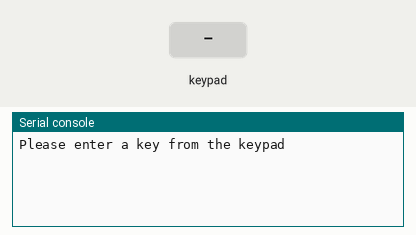
Recording of a program running on a simulated Raspberry Pi Pico running MicroPython. Parts: the last lines printed to the serial console. The inputs (shaded band) are chosen by the test bench.

Above: at 1.2 s.
1.3 s: key '1' pressed
At 1.9 s:
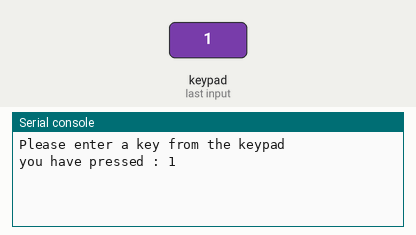
2.8 s: keypad keys 1 2 # pressed 0.4 s apart
At 4.8 s:
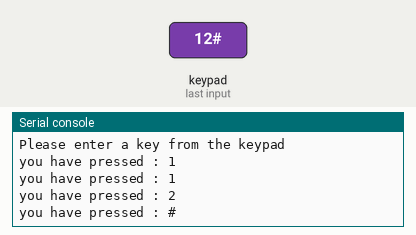
5.5 s: key '*' pressed
At 6.3 s:
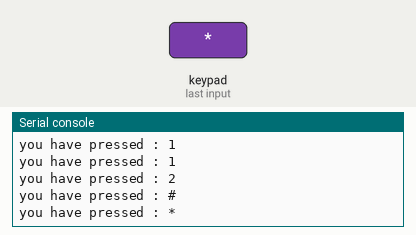
7.0 s: keypad keys 2 5 pressed 0.4 s apart
At 7.7 s:
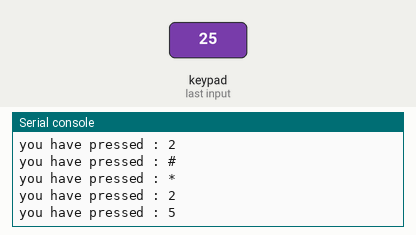
Timing chart, 0 to 10.0 s (numbered marks = the images above; inputs shaded):
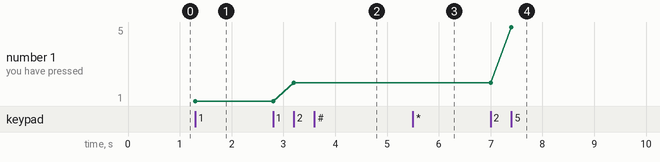

The program:

4x3_kaypad.py
```python
from machine import Pin
import utime

matrix_keys = [['1','2','3'],
               ['4','5','6'],
               ['7','8','9'],
               ['*','0','#']]

keypad_rows = [9,8,7,6]
keypad_columns = [4,3,2]

col_pins = []
row_pins = []

for i in range(0,4):
    row_pins.append(Pin(keypad_rows[i], Pin.OUT))
    row_pins[i].value(1)
for i in range(0,3):
    col_pins.append(Pin(keypad_columns[i], Pin.IN, Pin.PULL_DOWN))
    col_pins[i].value(0)

print("Please enter a key from the keypad")

def scankeys():
    for row in range(4):
        for col in range(3):
            row_pins[row].high()
            key=None

            if col_pins[col].value()==1:
                print("you have pressed :", matrix_keys[row][col])
                key_press = matrix_keys[row][col]
                utime.sleep(0.3)

            row_pins[row].low()

while True:
    scankeys()
```

Measured:
- after the input at 1.3 s, the serial console: prints a new line at once (image 1)
- after the input at 2.8 s, the serial console: prints a new line after 0.40 s (image 2)
- after the input at 5.5 s, the serial console: prints a new line at once (image 3)
- after the input at 7.0 s, the serial console: prints a new line at once (image 4)
- plotted number 1: 1 → 2 after the input at 2.8 s, 2 → 5 after the input at 7.0 s
